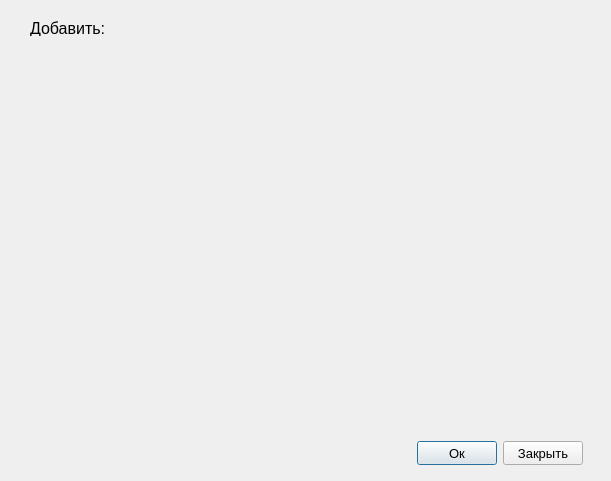
<?xml version="1.0" encoding="UTF-8"?>
<ui version="4.0">
 <class>AddLine</class>
 <widget class="QDialog" name="AddLine">
  <property name="geometry">
   <rect>
    <x>0</x>
    <y>0</y>
    <width>611</width>
    <height>481</height>
   </rect>
  </property>
  <property name="windowTitle">
   <string>Добавить</string>
  </property>
  <widget class="QPushButton" name="addButton">
   <property name="geometry">
    <rect>
     <x>417</x>
     <y>441</y>
     <width>80</width>
     <height>24</height>
    </rect>
   </property>
   <property name="font">
    <font>
     <family>Arial</family>
     <pointsize>10</pointsize>
    </font>
   </property>
   <property name="text">
    <string>Ок</string>
   </property>
  </widget>
  <widget class="QLabel" name="label">
   <property name="geometry">
    <rect>
     <x>30</x>
     <y>20</y>
     <width>181</width>
     <height>16</height>
    </rect>
   </property>
   <property name="font">
    <font>
     <family>Arial</family>
     <pointsize>12</pointsize>
    </font>
   </property>
   <property name="text">
    <string>Добавить:</string>
   </property>
  </widget>
  <widget class="QPushButton" name="cancelButton">
   <property name="geometry">
    <rect>
     <x>503</x>
     <y>441</y>
     <width>80</width>
     <height>24</height>
    </rect>
   </property>
   <property name="font">
    <font>
     <family>Arial</family>
     <pointsize>10</pointsize>
    </font>
   </property>
   <property name="text">
    <string>Закрыть</string>
   </property>
  </widget>
 </widget>
 <resources/>
 <connections/>
</ui>
